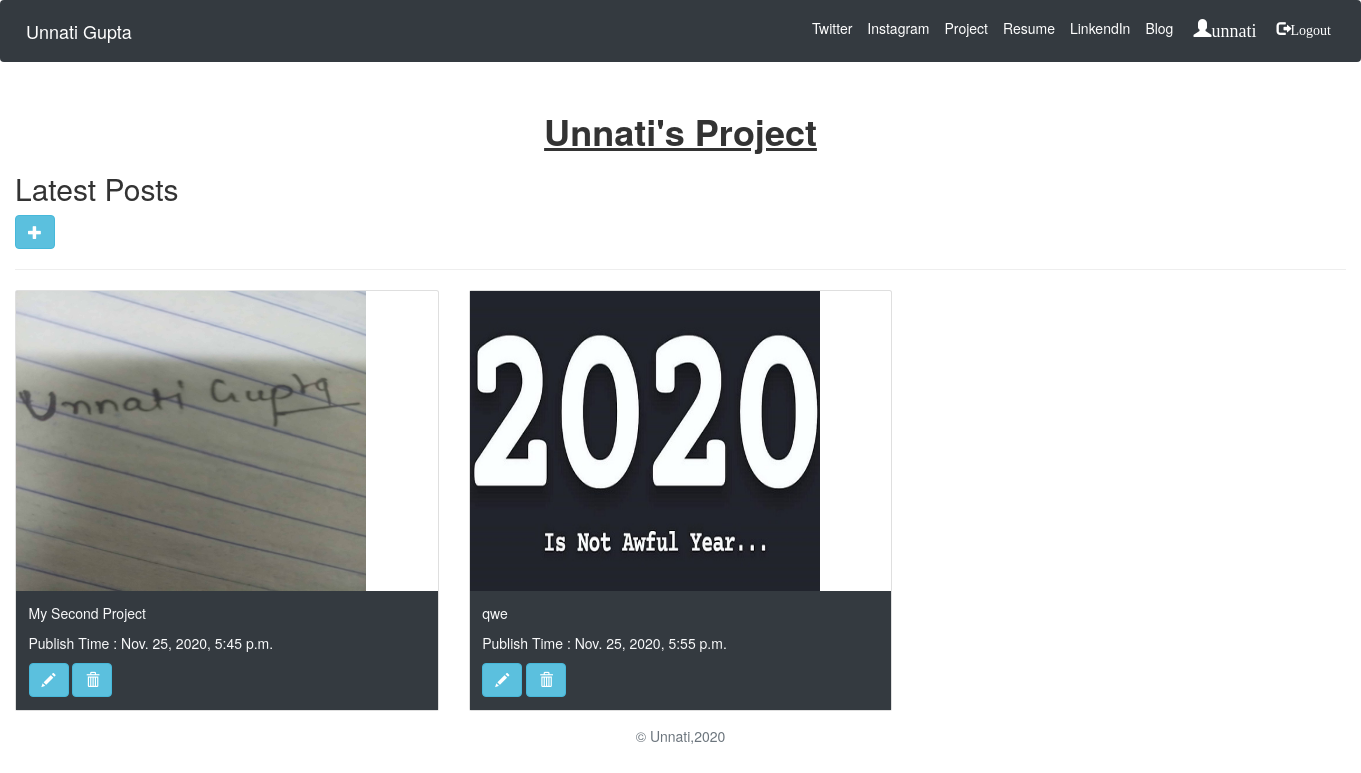
/product/ (signed in), run on the app's committed database.
### product/models.py (models this page shows)
class Product(models.Model):
    title = models.CharField(max_length=255)
    publish_time = models.DateTimeField(auto_now_add=True)
    image = models.ImageField(upload_to='images/')
    body = models.TextField()

### product/views.py (the view)
# urls.py: path('product/', product.views.ProductListView.as_view(), name = 'product_list_view'),
class ProductListView(ListView):
    model = Product
    context_object_name = 'products'
    template_name = 'product/product.html'

### templates/product/product.html
{% extends 'jobs/home.html' %}
{% load static %}
{% block body_block %}
<main role="main">
  <div class="container-fluid">
      <h1 class="text-center pt-3" style="font-weight :bold;" >
        <u> Unnati's Project</u>
      </h1>
      <h2> Latest Posts</h2>
      {% if request.user.is_authenticated %}
              <a href="/createproduct"><button type="button" class="btn btn-info"name="button"><span class="glyphicon
                 glyphicon-plus"></span></button></a>
     {% endif %}
        <hr/>
        <div class="row" pt-3>
        {% if products %}
              {% for product in products %}
                 <div class="col-md-4 ">
                 <div class="card mb-4 ">
                 <img src="{{ product.image.url }}" width="350" height="300 "/>
                 <div class="card-body bg-dark" width="300">
                   <p class="card-text text-light">{{product.title}} <p class="card-text text-light">Publish Time : {{product.publish_time}}</p>
                   {% if request.user.is_authenticated %}
                 <a href="/updateproduct/{{product.id}}"><button type="button" class="btn btn-info"name="button"><span class="glyphicon
                    glyphicon-pencil"></span></button></a>
                 <a href="/deleteproduct/{{product.id}}"><button type="button" name="button" class="btn btn-info"><span class="glyphicon
                    glyphicon-trash"></span></button></a>
                   {% endif %}
                  </div>
                 </div>
                 </div>
                              {% endfor %}
        {% endif %}
  </div>
</main>
{% endblock %}

### templates/jobs/home.html (shortened to what this page needs)
{% load static %}
<!doctype html>
<html lang="en" xmlns="http://www.w3.org/1999/html">
  <head>
<link rel="stylesheet" href="https://stackpath.bootstrapcdn.com/bootstrap/4.5.2/css/bootstrap.min.css"
>
        <link rel="stylesheet" href="https://maxcdn.bootstrapcdn.com/bootstrap/4.5.2/css/bootstrap.min.css">
        <link rel="stylesheet" href="https://maxcdn.bootstrapcdn.com/bootstrap/3.4.1/css/bootstrap.min.css">
  </head>
  <body>
    <header>
  <nav class="navbar navbar-expand-lg navbar-dark bg-dark">
  <a class="navbar-brand" href="/">Unnati Gupta</a>
  <div class="collapse navbar-collapse" id="navbarNavAltMarkup" >
    <div class="navbar-nav ml-auto" >
      <a class="nav-link active" href=" https://twitter.com/UnnatiG34125168" style="margin-left:500px;padding-left:140px;">Twitter</a>
      <a class="nav-link active" href=" https://www.instagram.com/___unn_ati_gupta___/" style="padding-left:10px;">Instagram</a>
             <a class="nav-link active" href="/product"style="padding-left:10px;">Project</a>
      <a class="nav-link active" href="{% static 'unnati gupta resume.pdf'%}"style="padding-left:10px;">Resume</a>
      <a class="nav-link active" href="https://www.linkedin.com/in/unnati-gupta-a62563183/"style="padding-left:10px;">LinkendIn</a>
      <a class="nav-link active" href="/blog"style="padding-left:10px;">Blog</a>
          {% if not request.user.is_authenticated %}
                <a class="nav-link active" href="/accounts/login"  style="font-size:15px;padding-left:40px;"><span class="glyphicon glyphicon-log-in">&nbsp;Login </span></a>
          {% else %}
                  <a href="">  <h4 style="color:white;margin-top: 5px;padding-left:15px;"><span class="glyphicon glyphicon-user">{{user.get_username}}</h4></li></a>
          {% endif %}
          {% if request.user.is_authenticated %}
                <a class="nav-link active" href="/accounts/logout" style="padding-left:20px;"><span class="glyphicon glyphicon-log-out">Logout </span> </a>
          {% endif %}
    </div>
  </div>
</nav>
</header>
                                      {% block body_block %}{% endblock %}
<footer class="text-muted">
  <div class="container text-center" >
      &copy; Unnati,{% now "Y" %}
    </div>
</footer>
  </body>
</html>

### data on the page
Product: image (picture), title "My Second Project", publish_time "Nov. 25, 2020, 5:45 p.m."
Product: image (picture), title "qwe", publish_time "Nov. 25, 2020, 5:55 p.m."

### other printed values
{{ user.get_username }} "unnati"
